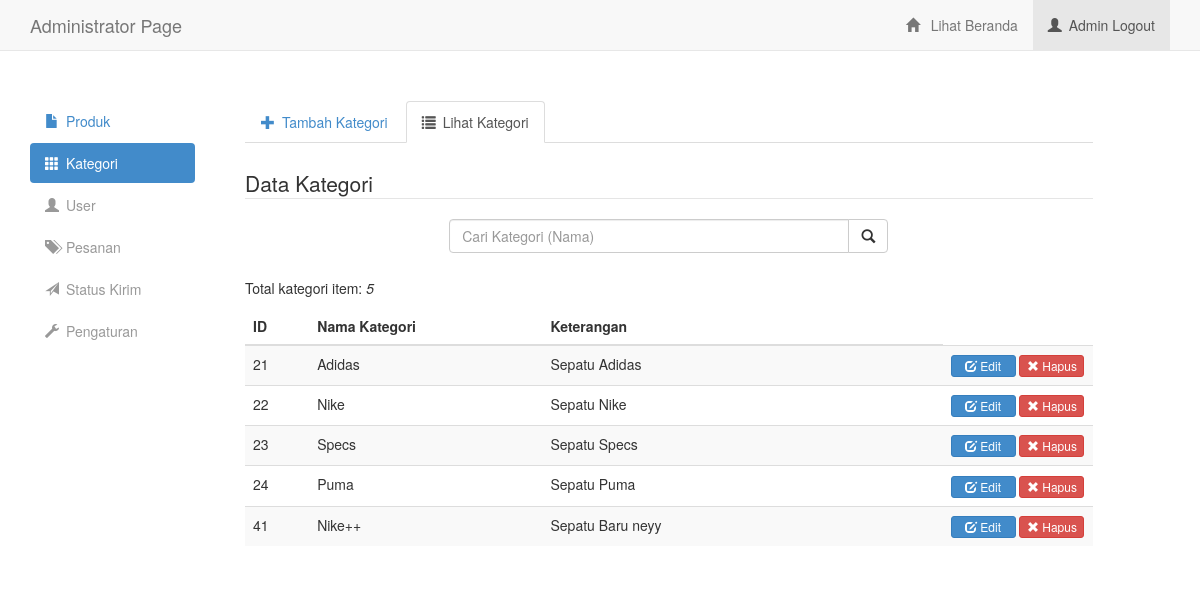
The app's page /admin/kategori-lihat.php (signed in) with its own data.
### tables this page shows
CREATE TABLE IF NOT EXISTS `kategori` (
  `id` int(11) NOT NULL AUTO_INCREMENT,
  `nama` varchar(256) NOT NULL,
  `keterangan` varchar(512) DEFAULT NULL,
  PRIMARY KEY (`id`)
);

### inc/helper/fn_helper.php (called while the page is built, shortened)
<?php
function fnSelf($w_ext = FALSE)
{
	return ($w_ext) ? basename($_SERVER['PHP_SELF']) : basename($_SERVER['PHP_SELF'], '.php');
}
function fnEscape($str)
{
	return htmlspecialchars($str, ENT_QUOTES);
}
 ?>

### admin/kategori-lihat.php (the view, shortened to what this page needs)
<?php
    require_once('../inc/helper/fn_helper.php');
 ?>
<!doctype html>
<html lang="en">
<head>
    <?php require('../inc/view/admin/head.inc.php'); ?>
</head>
<body>
    <?php require('../inc/view/admin/header.inc.php'); ?>
        <div class="col-md-9 boxright">
            <ul class="nav nav-tabs">
                <li><a href="kategori.php"><span class="glyphicon glyphicon-plus"></span>Tambah Kategori</a></li>
                <li class="active"><a href="kategori-lihat.php"><span class="glyphicon glyphicon-list"></span>Lihat Kategori</a></li>
            </ul>
            <div class="boxtask">
                <form action="<?php echo fnSelf(TRUE); ?>" method="post" class="form-inline" role="form">
                    <fieldset>
                        <legend>Data Kategori</legend>
                        <div class="boxCari_kategori">
                            <div class="form-group">
                                <div class="input-group">
                                    <input type="text" class="form-control" name="txtCari" id="txtCari" placeholder="Cari Kategori (Nama)" autofocus>
                                    <span class="input-group-btn">
                                        <button type="submit" class="btn btn-default"><span class="glyphicon glyphicon-search"></span></button>
                                    </span>
                                </div>
                            </div>
                        </div>
                    </fieldset>
                </form>
                <?php
                    $dbc = NULL;
                    $sql = "SELECT * FROM kategori";
                    if ($result = $dbc->query($sql)):
                 ?>
                <div class="box_kaegori-list" style="margin-top:25px">
                    <?php if (isset($_POST['txtCari'])): ?>
                        <p class="label_kategori-cari">
                            Pencarian: <em><?php echo fnEscape($_POST['txtCari']); ?></em> (<?php echo $result->num_rows; ?> item)
                            <span style="margin-left:10px"><a href="<?php echo fnSelf(TRUE); ?>">&times; hapus pencarian</a></span>
                        </p>
                    <?php else: ?>
                        <p>Total kategori item: <em><?php echo $result->num_rows; ?></em></p>
                    <?php endif; ?>
                    <table class="table table-striped table-hover" id="tbl_kategori-data">
                        <thead>
                            <tr>
                                <th>ID</th>
                                <th>Nama Kategori</th>
                                <th style="width: 400px">Keterangan</th>
                            </tr>
                        </thead>
                        <tbody>
                            <?php
                                while ($row = $result->fetch_assoc()):
                            ?>
                            <tr>
                                <td><?php echo fnEscape($row['id']); ?></td>
                                <td><?php echo fnEscape($row['nama']); ?></td>
                                <td><?php echo fnEscape($row['keterangan']); ?></td>
                                <td class="btnCmd_kategori-table">
                                    <button class="btn btn-xs btn-primary btn_kategori-edit"><span class="glyphicon glyphicon-edit"></span> Edit</button>
                                    <button class="btn btn-xs btn-danger btn_kategori-delete"><span class="glyphicon glyphicon-remove"></span> Hapus</button>
                                </td>
                            </tr>
                            <?php endwhile; ?>
                        </tbody>
                    </table>
                </div>
                <?php
                    endif;
                 ?>
            </div>
        </div>
    <?php require('../inc/view/admin/footer.inc.php'); ?>
</body>
</html>

### css/app/admin.css (style rules this page uses)
.boxright { margin-left: 20px; }
ul.nav li a span { margin-right: 7px; }
.boxtask { margin-top: 25px; }
.boxCari_kategori { width: 439px; margin-left: auto; margin-right: auto; }
.boxCari_kategori input#txtCari { width: 400px; }
.btnCmd_kategori-table { width: 150px; }
.btnCmd_kategori-table button { width: 65px; }

### records on screen
kategori: id "21", nama "Adidas", keterangan "Sepatu Adidas"
kategori: id "22", nama "Nike", keterangan "Sepatu Nike"
kategori: id "23", nama "Specs", keterangan "Sepatu Specs"
kategori: id "24", nama "Puma", keterangan "Sepatu Puma"
kategori: id "41", nama "Nike++", keterangan "Sepatu Baru neyy"

### other values on screen
$result->num_rows "5"
